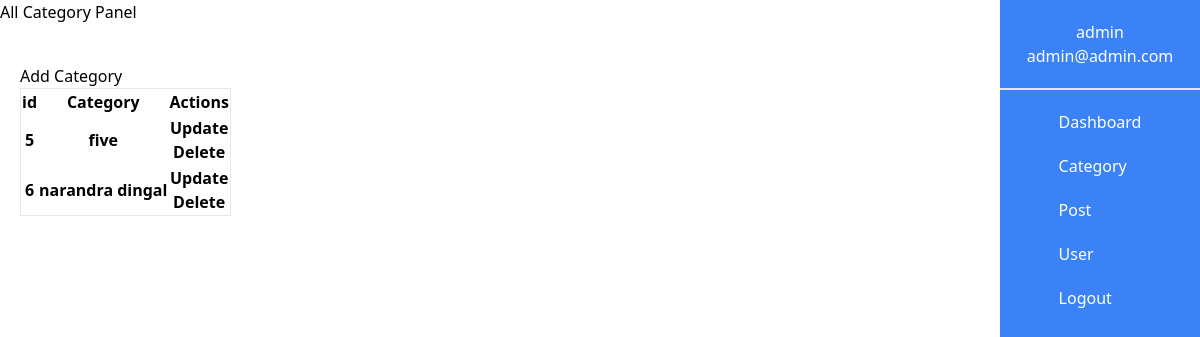
Page /admins-category/ (signed in) on the committed database.
### blog/models.py (models this page shows, shortened)
class Category(models.Model):
    name = models.CharField(max_length=100)

### accounts/models.py (models this page shows, shortened)
class User(AbstractUser):
    roles = [
        ('1', 'Admin'),
        ('2', 'User'),
        ('3', 'Manager'),
    ]
    email = models.EmailField(unique=True, null=True)
    phone_number = models.CharField(max_length=10, null=True, blank=True)
    role = models.CharField(max_length=50, choices=roles, default=2)
    USERNAME_FIELD = 'email'
    REQUIRED_FIELDS = ['username']
    groups = models.ManyToManyField(
        'auth.Group',
        verbose_name='groups',
        blank=True,
        help_text='The groups this user belongs to. A user will get all permissions granted to each of their groups.',
        related_name='customuser_set',  # Use a custom related name for the related set of groups
        related_query_name='customuser',  # Use a custom related name for the related query)
    )
    user_permissions = models.ManyToManyField(
        'auth.Permission',
        verbose_name='user permissions',
        blank=True,
        help_text='Specific permissions for this user.',
        related_name='customuser_set',  # Use a custom related name for the related set of permissions
        related_query_name='customuser',  # Use a custom related name for the related query
    )

### accounts/views.py (the view)
# urls.py: path("admins-category/", AdminCategory, name="admins-category"),
@login_required(login_url='login')
def AdminCategory(request):
    categories = Category.objects.all()
    context = {
        'categories': categories
    }
    return render(request, 'admins/category/allcategory.html', context)

### templates/admins/category/allcategory.html (shortened to what this page needs)
{% extends 'admins/bases.html' %} {% block content %}
<div class="absolute top-0 left-0 w-4/6 mx-auto">
  <h1>All Category Panel</h1>
  <div class="mt-5 p-5">
    <a href="{% url 'createcategory' %}">Add Category</a>
    <table class="table border">
      <thead>
        <tr>
          <th>id</th>
          <th>Category</th>
          <th>Actions</th>
        </tr>
      </thead>
      <tbody>
        {% for category in categories %}
        <tr>
          <th>{{ category.id }}</th>
          <th>{{ category.name }}</th>
          <th>
            <a href="{% url 'updatecategory' category.id %}">Update</a>
            <form
              action="{% url 'deletecategorys' category.id %}"
              method="post"
            >
              <input type="submit" value="Delete" />
            </form>
          </th>
        </tr>
        {% endfor %}
      </tbody>
    </table>
  </div>
</div>
{% endblock %}

### templates/admins/sidebar.html
<div class="w-1/6 bg-blue-500 absolute top-0 right-0">
  <aside class="text-white h-screen flex flex-col items-center gap-5">
    <div class="text-center p-5 border-b-2 w-full">
      <h1>{{user.username }}</h1>
      <h1>{{user.email }}</h1>
    </div>
    <div>
      <ul class="flex flex-col gap-5">
        <li>
          <a
            href="{% url 'admin-panel' %}"
            class="hover:bg-white hover:text-black w-full block rounded-md"
            >Dashboard</a
          >
        </li>
        <li>
          <a
            class="hover:bg-white hover:text-black w-full block rounded-md"
            href="{% url 'admins-category' %}"
            >Category</a
          >
        </li>
        <li>
          <a
            class="hover:bg-white hover:text-black w-full block rounded-md"
            href="#"
            >Post</a
          >
        </li>
        <li>
          <a
            class="hover:bg-white hover:text-black w-full block rounded-md"
            href="{% url 'allusers' %}"
            >User</a
          >
        </li>
        <li>
          <a
            class="hover:bg-white hover:text-black w-full block rounded-md"
            href="#"
            >Logout</a
          >
        </li>
      </ul>
    </div>
  </aside>
</div>

### rows in the picture
Category: id "5", name "five"
Category: id "6", name "narandra dingal"
User: username "admin", email "admin@admin.com"
